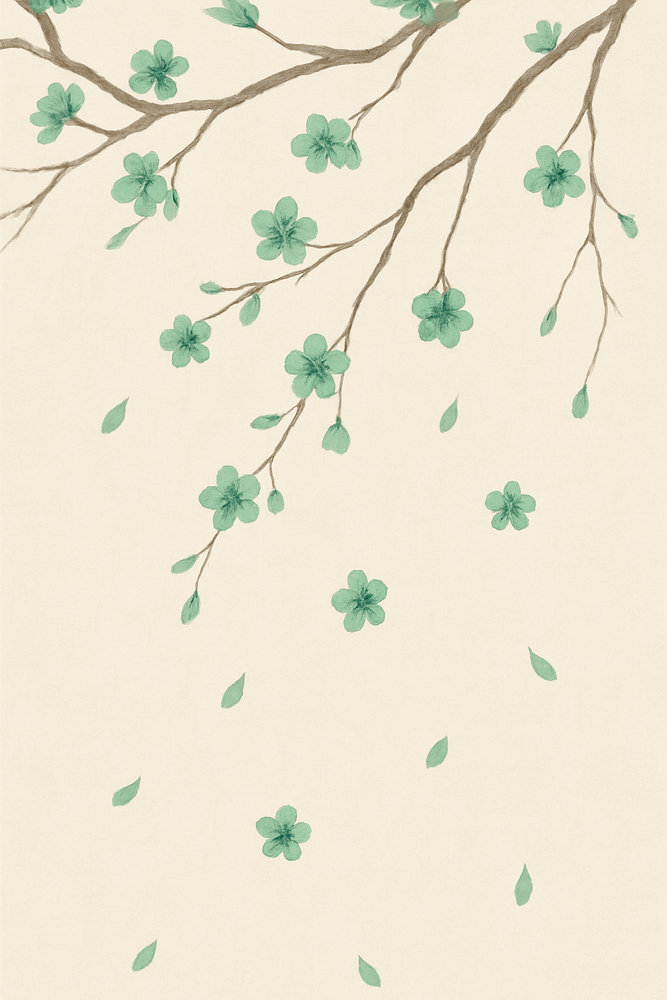
#> input picture BgPics/Capture1.png, 667 x 1000 px, shrunk from 1024 x 1536 before the run, found by its file name
$ python giffy.py
#> lines starting #> are read from the running program, lines starting #| are printed output that depends on the picture
from PIL import Image, ImageSequence, ImageDraw
import numpy as np
import os

# Load the background image
background_path = "Capture1.PNG"
bg_image = Image.open(background_path).convert("RGBA")
width, height = bg_image.size
#> width = 667; height = 1000

# Settings for animation
num_frames = 10
num_petals = 30
petal_radius = 10
fall_distance = 60  # total fall over all frames
frames = []

# Generate random starting positions for petals
np.random.seed(42)
start_x = np.random.randint(0, width, size=num_petals)
start_y = np.random.randint(0, 2*height // 3, size=num_petals)  # start from upper half
fall_speeds = np.random.uniform(3, 7, size=num_petals)  # varied speeds
sway = np.random.uniform(-2, 2, size=num_petals)

# Generate frames
for frame_idx in range(num_frames):
    frame = bg_image.copy()
    draw = ImageDraw.Draw(frame)

    for i in range(num_petals):
        # Compute new position
        x = start_x[i] + int(np.sin(frame_idx / 2.0) * sway[i] * frame_idx)
        y = int(start_y[i] + fall_speeds[i] * frame_idx)
        # Draw petal (simple jade-green circle)
        draw.ellipse((x - petal_radius, y - petal_radius, x + petal_radius, y + petal_radius),
                     fill=(0, 128, 102, 180))  # jade green with some transparency

    frames.append(frame)
#> after the loop, frames = 10 items

# Save as GIF
gif_path = "jade_blossoms_falling.gif"
frames[0].save(gif_path, save_all=True, append_images=frames[1:], optimize=False, duration=150, loop=0)
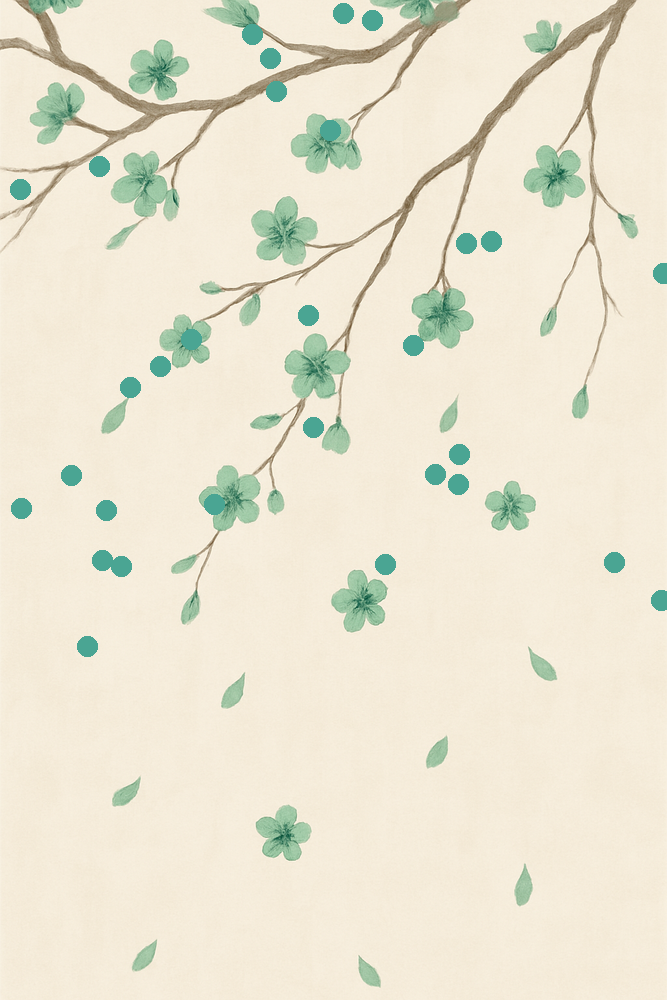
#> saved as jade_blossoms_falling.gif: PIL image 667x1000 RGBA; mean R, G, B, A 232.8, 228.7, 209.7, 253.8; transparent parts drawn white
gif_path
